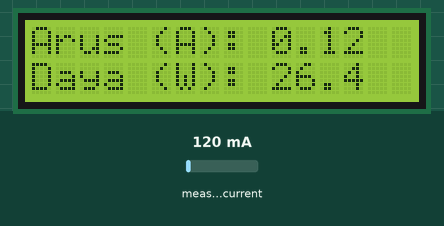
Recording of a sketch running on a simulated Arduino Uno, built with avr-gcc and run on an emulated ATmega328P. Shown: 16×2 character LCD. Inputs (shaded band) come from the test bench; at power-on: measured current 120 mA. What the sketch prints to the serial monitor is not drawn.

Above: at 4.2 s.
4.3 s: measured current set to 40 mA
At 5.6 s:
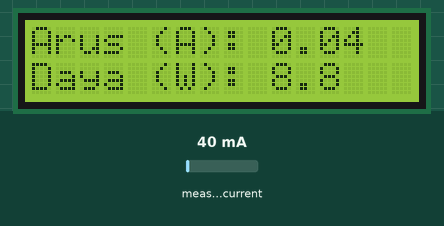
6.0 s: measured current set to 500 mA
At 7.2 s:
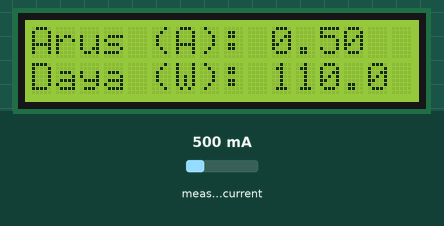
8.4 s: measured current set to 1000 mA
At 10.1 s:
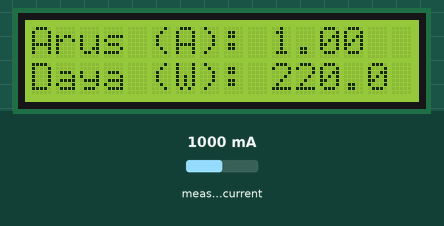
Timing chart, 0 to 11.6 s (numbered marks = the images above; inputs shaded):
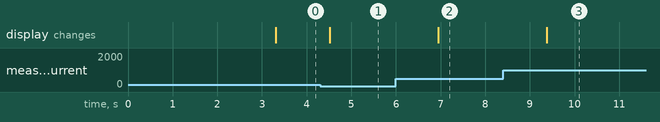

The sketch:

sketch_oct31a.ino
```cpp
#include <Wire.h>
#include <LiquidCrystal_PCF8574.h>
#include "EmonLib.h"

EnergyMonitor emon1;

int tegangan = 220.0;

//pin yang digunakan sensor SCT
int pin_sct = A0;

LiquidCrystal_PCF8574 lcd(0x38);
// dapat dicek menggunakan i2c finder

void setup()
{
Serial.begin(9600);
lcd.begin(16, 2); //prosedur pemanggilan LCD
lcd.setBacklight(255);

lcd.setCursor(00, 00); //set pada baris 1 dan kolom 1
lcd.print("*Hello World*"); //menuliskan "Hello World"
lcd.setCursor(00, 1); //set pada baris 2 dan kolom 1
lcd.print("*nyebarilmu.com*"); //menuliskan "nyebarilmu.com"

lcd.clear(); //menghapus data sebelumnya

delay(3000);

//calib - Cur Const= Ratio/BurdenR. 2000/33 = 60
emon1.current(pin_sct, 60);
}

void loop()
{
  double Irms = emon1.calcIrms(1480);
  //menampilkan di serial monitor
  Serial.print("Arus yang terbaca : ");
  Serial.print(Irms);
  Serial.print("Daya yang terbaca : ");
  Serial.println(Irms*tegangan);

  //menampilkan di LCD 16x2
  lcd.setCursor(00,00);
  lcd.print("Arus (A):");
  lcd.setCursor(00,1);
  lcd.print("Daya (W):");

//Arus
  lcd.setCursor(10,00);
  lcd.print(Irms);

//Daya
  lcd.setCursor(10,1);
  lcd.print("      ");
  lcd.setCursor(10,1);
  lcd.print(Irms*tegangan,1);

  delay(1000);
}
```

Measured:
- after the input at 4.3 s, the display: changes after 0.22 s (image 1)
- after the input at 6.0 s, the display: changes after 0.95 s (image 2)
- after the input at 8.4 s, the display: changes after 0.98 s (image 3)
